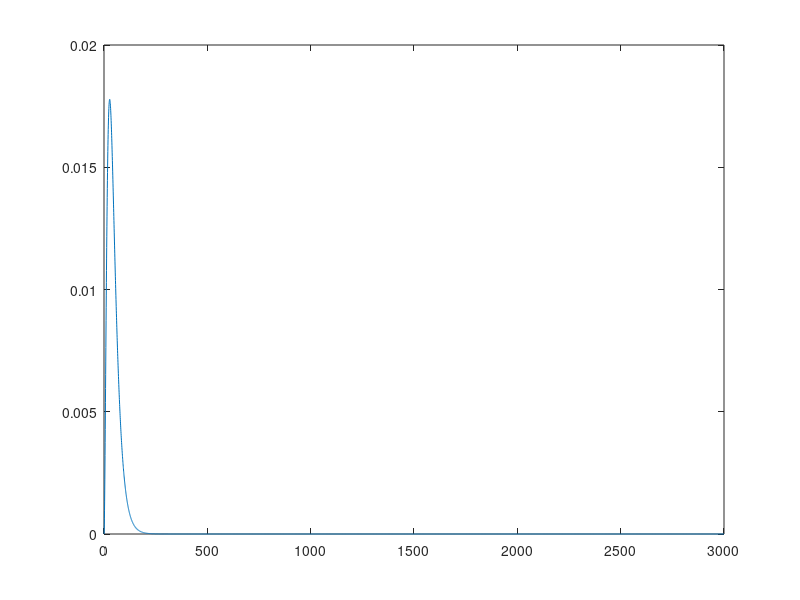
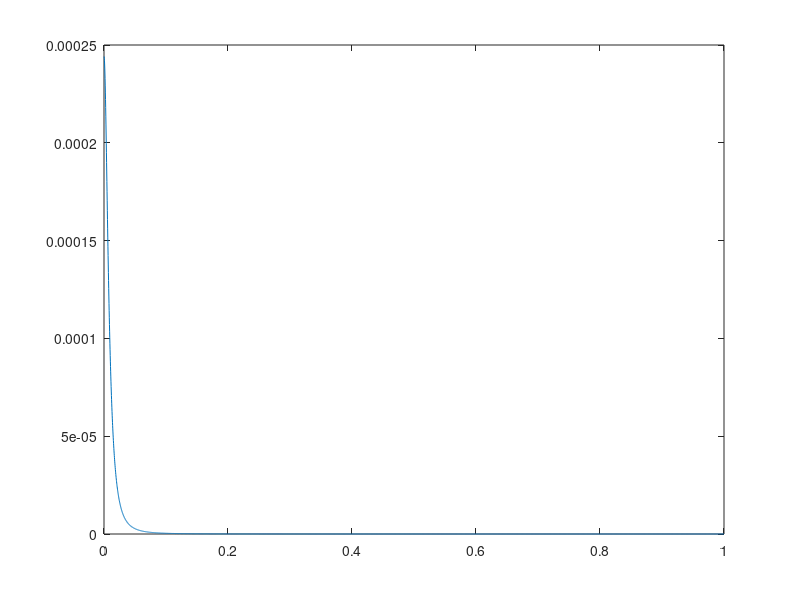
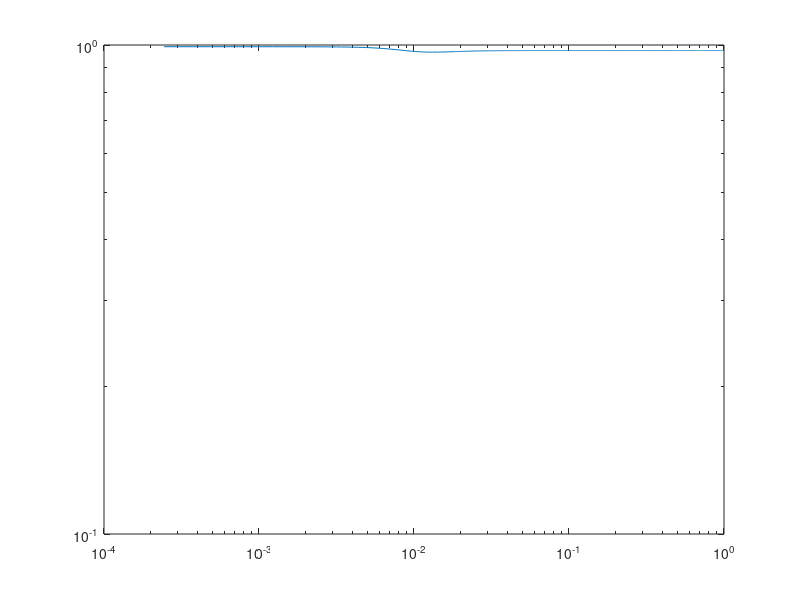
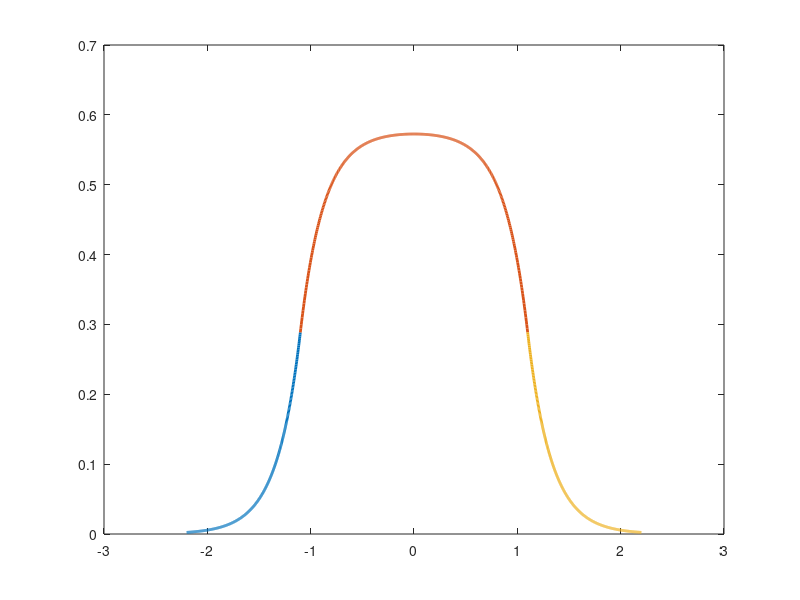

Here is the MATLAB script that generated these plots, in order: (Note: this script raises an error after producing the figures.)
% Solutions of the Krausz-Naka model of photoreceptor cell/horizontal cell
% interactions in the catfish retina. This first bit computes responses to
% steady inputs, and the later bits compute the frequency response.

clear all
close all
clc

% Work in time units of milliseconds
lh = 0.3;                      % The space constant of electrical diffusion in the horizontal cell layer
A = 3000;
tau = 25 ; 
t0 = 0.02; 

%% Set up and plot k and khat

% First, set up k and khat. We do this by taking the inverse Fourier
% transform of the function k(t), which is given in the text. We plot k(t)
% just for fun, to make sure it looks OK

Fs = 2;              % sampling frequency
t = 0:1/Fs:3000;             % time vector
L = length(t);              % signal length

k = (3/tau)*exp(-(t-t0)/tau).*(1 - exp(-(t-t0)/tau) ).^2;   % From the Krausz-Naka paper.
figure(1)
plot(t,k)

n = 2^nextpow2(L);          % Extend sample length and pad with zeros
khat = fft(k,n)/n;          % Take the FFT.
f = Fs*(0:(n/2))/n;         % Define the frequencies for the frequency domain
figure(2)
plot(f,abs(khat(1:n/2+1)))

% Once we know the FT of k, we can then calculate alpha(w).
alpha = (1 + A*khat).^0.5/lh;
alpha0 = (1+A*khat(1))^0.5/lh;      % The zero frequency value of alpha
fullfield = 1/(alpha0^2*lh^2)       % The full-field response. Used as a check, mostly.

%% Computation of the frequency response of the bar/field ratio at x=0
R = 1.1;           % Set the width of the bar. R=1 is a wide bar. R=0.1 is a thin bar
x = 0;

F = (2 - exp(-alpha.*(x+R)) - exp(alpha.*(x-R)));  % F as defined in the text
ratio = F/2;

figure(3)
loglog(f,abs(ratio(1:n/2+1)))

%% Response to a steady bar of width 2R, by direct calculation and then by convolution. Plot on same graph, to compare

% To get a steady response, choose alpha to be the value at 0 frequency. So
% use alpha0 here. 

upper = 2*R;
lower = upper;

% Calculate the bar response in three pieces, just for convenience. To the
% left of the bar, inside the bar, and then to the right of the bar.
x1 = linspace(-lower,-R,500);
G1 = (1/(2*alpha0*alpha0*lh*lh))*abs(exp(-alpha0*abs(x1+R)) - exp(-alpha0*abs(R-x1)));
figure(4)
plot(x1,G1,'LineWidth',2)
hold on

x2 = linspace(-R,R,500);
G2 = (1/(2*alpha0*alpha0*lh*lh))*( 2 - (exp(alpha0*(x2-R)) + exp(-alpha0*(x2+R)) ) );
plot(x2,G2,'LineWidth',2)

x3 = linspace(R,upper,500);
G3 = (1/(2*alpha0*alpha0*lh*lh))*abs(exp(-alpha0*abs(x3+R)) - exp(-alpha0*abs(R-x3)));
plot(x3,G3,'LineWidth',2)

% Now do the response by convolution
        
p = @(x) heaviside(x+R).*heaviside(R-x);                % The stimulus. Redefine as needed
gg = @(x) (1/(2*alpha0*lh*lh))*exp(-alpha0*abs(x));     % The Green's function
x = linspace(-2*lower,2*upper,500);                     % Increase the bounds, to try and avoid edge effects
dx=x(2)-x(1);

% Use the built-in Matlab convolution function, which is faster than doing the integral directly.
% But be careful, as this can generate edge effects (as it doesn't always correspond to an integral on
% a domain that is large enough), and it also goes weird as R gets large; it 
% doesn't pick up sharp edges very well, and the edges get sharper as R
% gets larger.
cc = conv(p(x),gg(x),'same')*dx;  

plot(x,cc,'k--','LineWidth',2)
hold off

%% Check
% Now check that the ratio of the bar/field response (computed directly by
% solving the differential equations) is the same as that given by the
% frequency response

bar_response = G2(250);  % Take the midpoint of the bar response, to get the value at x=0.
fprintf('direct solution gives the bar/field ratio as %d\n\n',bar_response/fullfield);
fprintf('the frequency response gives the bar/field ratio as %d\n\n',abs(ratio(1)));
